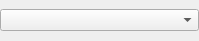
<?xml version="1.0" encoding="UTF-8"?>
<ui version="4.0">
 <class>UMLTypeModifierWidget</class>
 <widget class="QWidget" name="UMLTypeModifierWidget">
  <property name="geometry">
   <rect>
    <x>0</x>
    <y>0</y>
    <width>199</width>
    <height>41</height>
   </rect>
  </property>
  <layout class="QHBoxLayout" name="horizontalLayout">
   <property name="leftMargin">
    <number>0</number>
   </property>
   <property name="topMargin">
    <number>0</number>
   </property>
   <property name="rightMargin">
    <number>0</number>
   </property>
   <property name="bottomMargin">
    <number>0</number>
   </property>
   <item>
    <widget class="QComboBox" name="typeCB"/>
   </item>
  </layout>
 </widget>
 <resources/>
 <connections/>
</ui>
